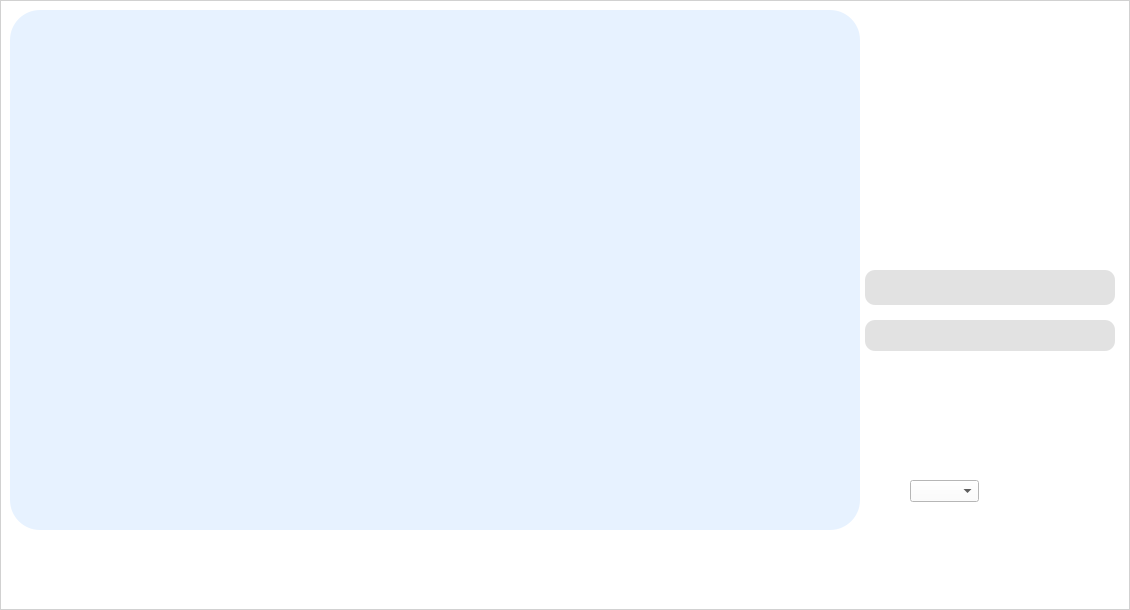
<?xml version="1.0" encoding="UTF-8"?>
<ui version="4.0">
 <class>MainWidgetClass</class>
 <widget class="QWidget" name="MainWidgetClass">
  <property name="geometry">
   <rect>
    <x>0</x>
    <y>0</y>
    <width>1130</width>
    <height>610</height>
   </rect>
  </property>
  <property name="windowTitle">
   <string>MainWidget</string>
  </property>
  <property name="styleSheet">
   <string notr="true">*{
	background-color: rgb(255, 255, 255);
}
QFrame#frame {
	background-color: rgba(255, 255, 255, 200);
}
QWidget#MainWidgetClass {
	background-image: url(:/resource/background/Nahida-Kusanali.jpg);
}
#ImageListPage {
	border:none;
	background-color: rgba(255, 170, 255, 0);
}
#scrollAreaWidgetContents {
	border:none;
	background:transparent;
}
QScrollArea#scrollArea {
	border:none;
	background:transparent;
}
QLabel#ImagePreview {
	background:transparent;
}
QTextBrowser#ImageSizeInfo {
	border-radius:10px;	
	background-color: rgba(163, 163, 163, 80);
}
#ImageNameInfo {
	border-radius:10px;
	background-color: rgba(163, 163, 163, 80);
}
QPushButton {
    background-color: transparent; 
    border: none;
}
QPushButton:hover{
	border-radius:10px;
	background-color: rgba(255, 255, 255, 80);
}
QPushButton#ImageListBnt {
	background-image: url(:/resource/button/icon1.png);
	background-position: center;
    background-repeat: no-repeat;
    background-size: contain;
}
#SettingBnt {
	background-image: url(:/resource/button/icon.png);
	background-position: center;
    background-repeat: no-repeat;
    background-size: contain;
}
#SetDesktop {
	background-image: url(:/resource/button/icon2.png);
	background-position: center;
    background-repeat: no-repeat;
    background-size: contain;
}
QListWidget#ImagelistWidget {
	border:none;
	border-radius:30px;
	background-color: rgba(100, 170, 255, 40);
}

QStackedWidget#stackedWidget {	
	border:none;
	background:transparent;
}</string>
  </property>
  <widget class="QFrame" name="frame">
   <property name="geometry">
    <rect>
     <x>0</x>
     <y>0</y>
     <width>1130</width>
     <height>610</height>
    </rect>
   </property>
   <property name="frameShape">
    <enum>QFrame::StyledPanel</enum>
   </property>
   <property name="frameShadow">
    <enum>QFrame::Raised</enum>
   </property>
   <widget class="QPushButton" name="ImageListBnt">
    <property name="geometry">
     <rect>
      <x>130</x>
      <y>550</y>
      <width>201</width>
      <height>51</height>
     </rect>
    </property>
    <property name="text">
     <string/>
    </property>
   </widget>
   <widget class="QPushButton" name="SettingBnt">
    <property name="geometry">
     <rect>
      <x>510</x>
      <y>550</y>
      <width>191</width>
      <height>51</height>
     </rect>
    </property>
    <property name="text">
     <string/>
    </property>
   </widget>
   <widget class="QStackedWidget" name="stackedWidget">
    <property name="geometry">
     <rect>
      <x>10</x>
      <y>10</y>
      <width>850</width>
      <height>520</height>
     </rect>
    </property>
    <property name="currentIndex">
     <number>0</number>
    </property>
    <widget class="QWidget" name="ImageListPage">
     <widget class="QListWidget" name="ImagelistWidget">
      <property name="geometry">
       <rect>
        <x>0</x>
        <y>0</y>
        <width>850</width>
        <height>520</height>
       </rect>
      </property>
     </widget>
    </widget>
    <widget class="QWidget" name="MyImagePage">
     <widget class="QLabel" name="label_2">
      <property name="geometry">
       <rect>
        <x>140</x>
        <y>120</y>
        <width>54</width>
        <height>12</height>
       </rect>
      </property>
      <property name="text">
       <string>MyImage</string>
      </property>
     </widget>
    </widget>
    <widget class="QWidget" name="SettingPage">
     <widget class="QLabel" name="label_3">
      <property name="geometry">
       <rect>
        <x>150</x>
        <y>120</y>
        <width>54</width>
        <height>12</height>
       </rect>
      </property>
      <property name="text">
       <string>Setting</string>
      </property>
     </widget>
    </widget>
   </widget>
   <widget class="QScrollArea" name="scrollArea">
    <property name="geometry">
     <rect>
      <x>860</x>
      <y>10</y>
      <width>260</width>
      <height>588</height>
     </rect>
    </property>
    <property name="widgetResizable">
     <bool>true</bool>
    </property>
    <widget class="QWidget" name="scrollAreaWidgetContents">
     <property name="geometry">
      <rect>
       <x>0</x>
       <y>0</y>
       <width>260</width>
       <height>588</height>
      </rect>
     </property>
     <property name="minimumSize">
      <size>
       <width>0</width>
       <height>0</height>
      </size>
     </property>
     <widget class="QPushButton" name="SetDesktop">
      <property name="geometry">
       <rect>
        <x>30</x>
        <y>360</y>
        <width>201</width>
        <height>111</height>
       </rect>
      </property>
      <property name="text">
       <string/>
      </property>
     </widget>
     <widget class="QTextBrowser" name="ImageSizeInfo">
      <property name="geometry">
       <rect>
        <x>5</x>
        <y>310</y>
        <width>250</width>
        <height>31</height>
       </rect>
      </property>
     </widget>
     <widget class="QTextBrowser" name="ImageNameInfo">
      <property name="geometry">
       <rect>
        <x>5</x>
        <y>260</y>
        <width>250</width>
        <height>35</height>
       </rect>
      </property>
     </widget>
     <widget class="QLabel" name="ImagePreview">
      <property name="geometry">
       <rect>
        <x>5</x>
        <y>0</y>
        <width>250</width>
        <height>250</height>
       </rect>
      </property>
      <property name="text">
       <string/>
      </property>
     </widget>
     <widget class="QComboBox" name="wallpaperMode">
      <property name="geometry">
       <rect>
        <x>50</x>
        <y>470</y>
        <width>69</width>
        <height>22</height>
       </rect>
      </property>
     </widget>
    </widget>
   </widget>
  </widget>
 </widget>
 <layoutdefault spacing="6" margin="11"/>
 <resources/>
 <connections/>
 <slots>
  <slot>PushButtonClicked()</slot>
 </slots>
</ui>
